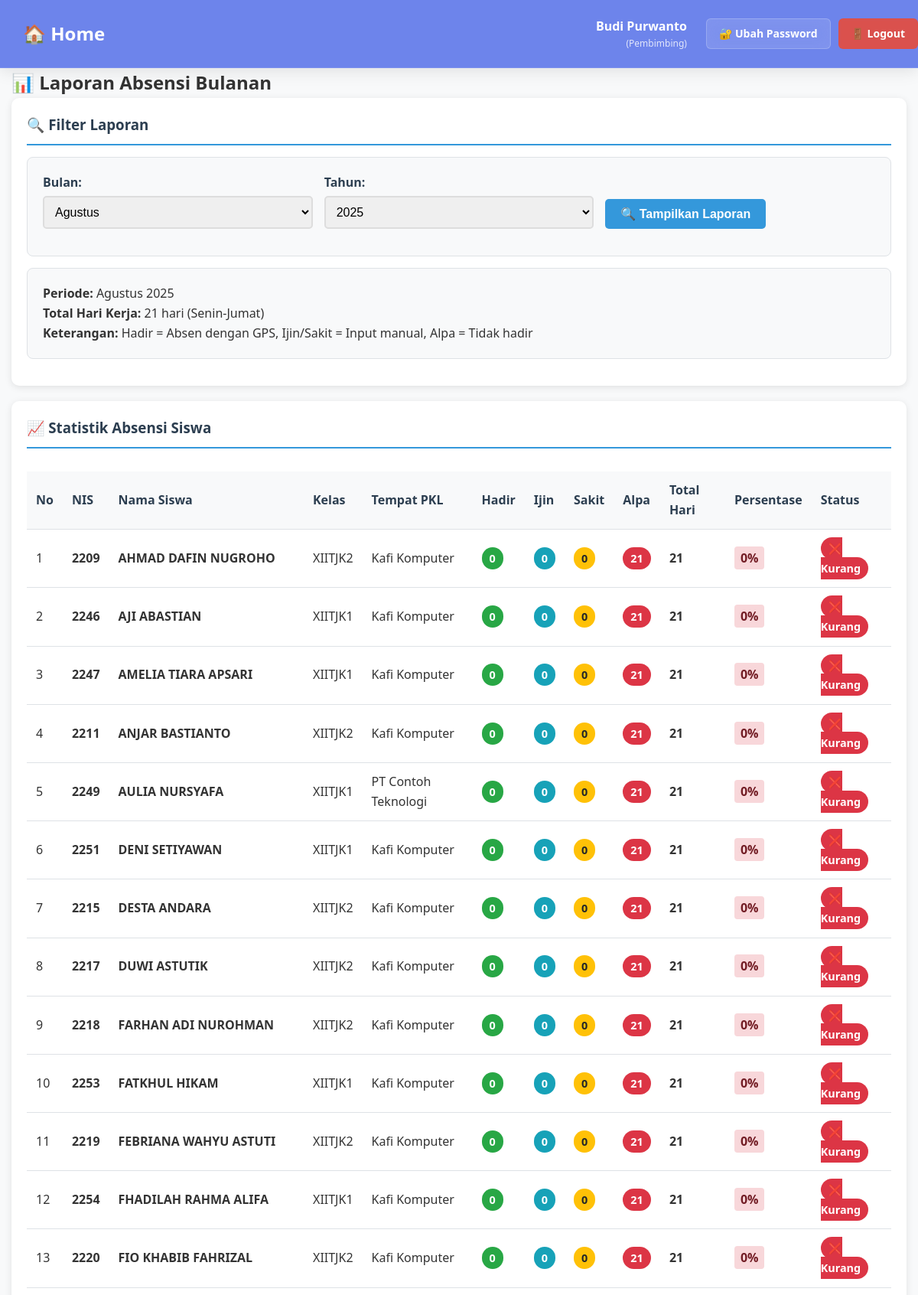
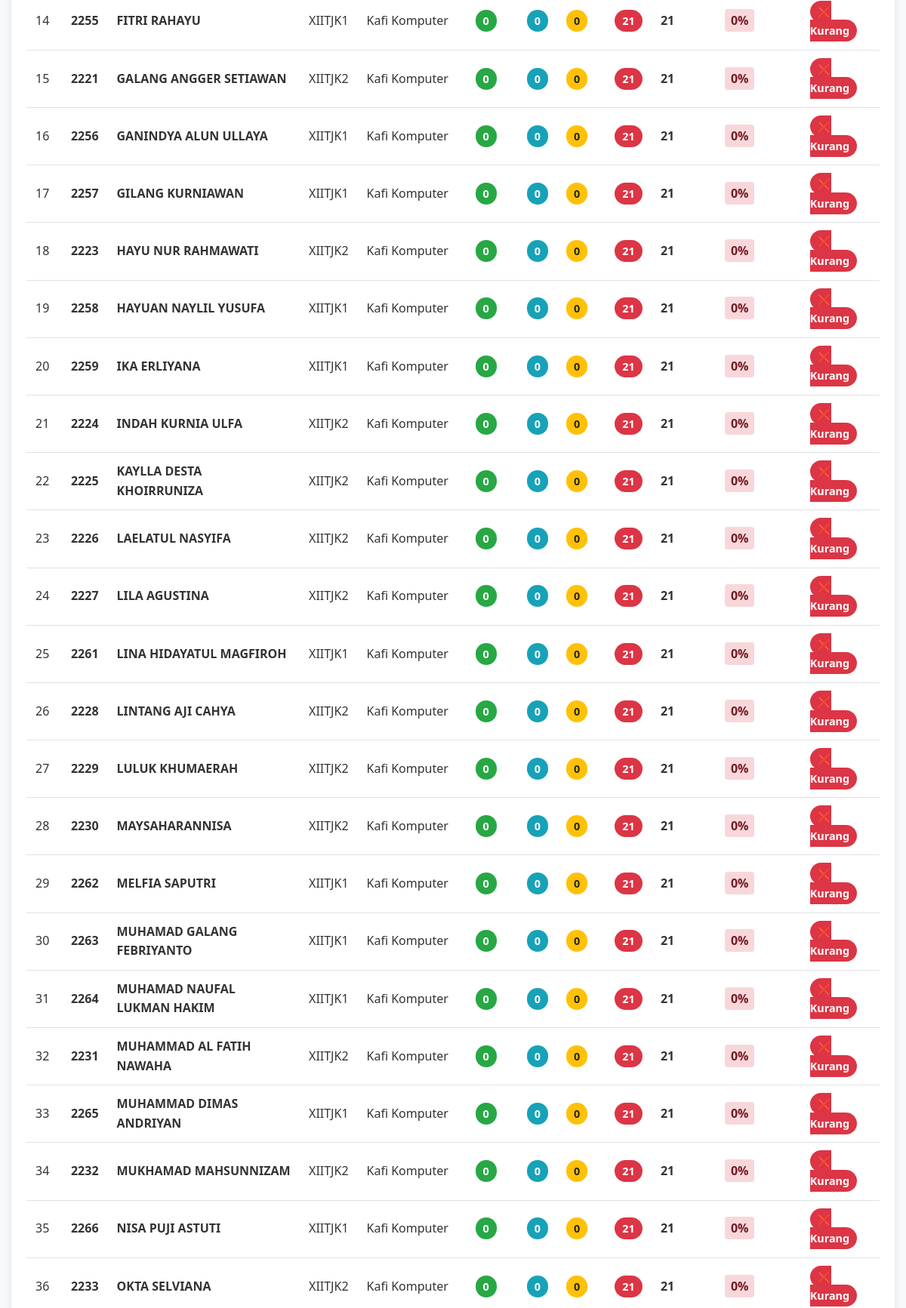
Screenshot of /?r=pembimbing/report&month=8&year=2025 (signed in, upper part) with the database file from the repository (2 pictures, top to bottom).
### tables this page shows
CREATE TABLE `siswa` (
  `id` int(11) NOT NULL AUTO_INCREMENT,
  `user_id` int(11) DEFAULT NULL,
  `nis` varchar(50) NOT NULL,
  `nama` varchar(100) NOT NULL,
  `kelas` varchar(50) NOT NULL,
  `pembimbing_id` int(11) NOT NULL,
  `tempat_pkl_id` int(11) NOT NULL,
  PRIMARY KEY (`id`),
  KEY `user_id` (`user_id`),
  KEY `pembimbing_id` (`pembimbing_id`),
  KEY `tempat_pkl_id` (`tempat_pkl_id`),
  CONSTRAINT `siswa_ibfk_1` FOREIGN KEY (`user_id`) REFERENCES `users` (`id`) ON DELETE SET NULL,
  CONSTRAINT `siswa_ibfk_2` FOREIGN KEY (`pembimbing_id`) REFERENCES `users` (`id`) ON DELETE CASCADE,
  CONSTRAINT `siswa_ibfk_3` FOREIGN KEY (`tempat_pkl_id`) REFERENCES `tempat_pkl` (`id`) ON DELETE CASCADE
);

CREATE TABLE `tempat_pkl` (
  `id` int(11) NOT NULL AUTO_INCREMENT,
  `nama` varchar(150) NOT NULL,
  `lat` decimal(10,7) NOT NULL,
  `lng` decimal(10,7) NOT NULL,
  `radius_m` int(11) NOT NULL DEFAULT 150,
  PRIMARY KEY (`id`)
);

### app/Controllers/Controller.php (called while the page is built, shortened)
<?php
class Controller {
    protected function view(string $path, array $data=[]): void {
        extract($data);
        $viewFile = __DIR__ . '/../Views/' . $path . '.php';
        include __DIR__ . '/../Views/layouts/header.php';
        include $viewFile;
        include __DIR__ . '/../Views/layouts/footer.php';
    }
}

### app/Controllers/PembimbingController.php (called while the page is built, shortened)
<?php
class PembimbingController extends Controller {
    public function report(): void {
        $db = new Database(require __DIR__.'/../../config/db.php');
        $uid = (int)$_SESSION['user']['id'];
        $month = (int)($_GET['month'] ?? date('n'));
        $year = (int)($_GET['year'] ?? date('Y'));
        $siswa = new Siswa($db);
        $listSiswa = $siswa->listByPembimbing($uid);
        $statistikSiswa = [];
        foreach ($listSiswa as $s) {
            $siswaId = $s['id'];
            $statistikSiswa[$siswaId] = [
                'siswa' => $s,
                'hadir' => 0,
                'ijin' => 0,
                'sakit' => 0,
                'alpa' => 0,
                'total_hari' => 0
            ];
        }
        $totalHariKerja = $this->getWorkingDays($month, $year);
        $bulanList = [
            1 => 'Januari', 2 => 'Februari', 3 => 'Maret', 4 => 'April',
            5 => 'Mei', 6 => 'Juni', 7 => 'Juli', 8 => 'Agustus',
            9 => 'September', 10 => 'Oktober', 11 => 'November', 12 => 'Desember'
        ];
        $tahunList = [];
        $currentYear = date('Y');
        for ($i = $currentYear - 5; $i <= $currentYear + 1; $i++) {
            $tahunList[] = $i;
        }
        $this->view('pembimbing/report', [
            'statistikSiswa' => $statistikSiswa,
            'bulan' => $month,
            'tahun' => $year,
            'bulanList' => $bulanList,
            'tahunList' => $tahunList,
            'totalHariKerja' => $totalHariKerja
        ]);
    }
    private function getWorkingDays(int $month, int $year): int {
        $totalDays = cal_days_in_month(CAL_GREGORIAN, $month, $year);
        $workingDays = 0;
        for ($day = 1; $day <= $totalDays; $day++) {
            $date = date('N', mktime(0, 0, 0, $month, $day, $year));
            if ($date < 6) {
                $workingDays++;
            }
        }
        return $workingDays;
    }
}

### public/index.php (called while the page is built, shortened)
<?php
require __DIR__.'/../app/autoload.php';
$appCfg = require __DIR__.'/../config/app.php';
$r = $_GET['r'] ?? 'auth/login';
[$c, $a] = array_pad(explode('/', $r, 2), 2, 'index');
$controller = null;
switch($c){
    case 'pembimbing': $controller = new PembimbingController($appCfg); break;
}
$controller->$a();

### app/autoload.php (called while the page is built, shortened)
<?php
spl_autoload_register(function ($class) {
    $prefix = 'App\\';
    $base_dir = __DIR__ . '/';
    $len = strlen($prefix);
    $relative_class = substr($class, $len);
    $file = $base_dir . str_replace('\\', '/', $relative_class) . '.php';
});

### config/db.php (called while the page is built, shortened)
<?php
return [
    'host' => 'localhost',
    'name' => 'db_absensi_pkl',
    'user' => 'root',
    'pass' => '',
    'charset' => 'utf8mb4',
];

### app/Models/Database.php (called while the page is built, shortened)
<?php
class Database {
    private PDO $pdo;
    public function __construct(array $cfg) {
        $dsn = sprintf('mysql:host=%s;dbname=%s;charset=%s',$cfg['host'],$cfg['name'],$cfg['charset']??'utf8mb4');
        $opt = [
            PDO::ATTR_ERRMODE => PDO::ERRMODE_EXCEPTION,
            PDO::ATTR_DEFAULT_FETCH_MODE => PDO::FETCH_ASSOC,
            PDO::ATTR_EMULATE_PREPARES => false,
        ];
        try { $this->pdo = new PDO($dsn,$cfg['user'],$cfg['pass'],$opt); }
        catch (PDOException $e) { die('DB connection failed: '.$e->getMessage()); }
    }
    public function pdo(): PDO {
        return $this->pdo;
    }
}

### app/Models/BaseModel.php (called while the page is built, shortened)
<?php
abstract class BaseModel {
    public function __construct(Database $database) {
        $this->db = $database->pdo();
    }
}

### app/Models/Siswa.php (called while the page is built, shortened)
<?php
class Siswa extends BaseModel {
    public function listByPembimbing(int $pembimbingId): array {
        $st = $this->db->prepare("
            SELECT s.*, t.nama as tempat_pkl, t.lat, t.lng
            FROM siswa s
            LEFT JOIN tempat_pkl t ON s.tempat_pkl_id = t.id
            WHERE s.pembimbing_id = ?
            ORDER BY s.nama ASC
        ");
        $st->execute([$pembimbingId]);
        return $st->fetchAll();
    }
}

### app/Views/pembimbing/report.php (the view, shortened to what this page needs)
<h2>📊 Laporan Absensi Bulanan</h2>
<div class="card">
  <h3>🔍 Filter Laporan</h3>
  <form method="get" action="?r=pembimbing/report" class="filter-form">
    <div class="form-row">
      <div class="form-group">
        <label for="month">Bulan:</label>
        <select name="month" id="month" class="form-control">
          <?php foreach($bulanList as $key => $nama): ?>
            <option value="<?= $key ?>" <?= $key == $bulan ? 'selected' : '' ?>>
              <?= $nama ?>
            </option>
          <?php endforeach; ?>
        </select>
      </div>
      <div class="form-group">
        <label for="year">Tahun:</label>
        <select name="year" id="year" class="form-control">
          <?php foreach($tahunList as $tahunOption): ?>
            <option value="<?= $tahunOption ?>" <?= $tahunOption == $tahun ? 'selected' : '' ?>>
              <?= $tahunOption ?>
            </option>
          <?php endforeach; ?>
        </select>
      </div>
      <div class="form-group">
        <label>&nbsp;</label>
        <button type="submit" class="btn btn-primary">
          🔍 Tampilkan Laporan
        </button>
      </div>
    </div>
  </form>
  <div class="info" style="margin-top: 15px;">
    <p><strong>Periode:</strong> <?= $bulanList[$bulan] ?> <?= $tahun ?></p>
    <p><strong>Total Hari Kerja:</strong> <?= $totalHariKerja ?> hari (Senin-Jumat)</p>
    <p><strong>Keterangan:</strong> Hadir = Absen dengan GPS, Ijin/Sakit = Input manual, Alpa = Tidak hadir</p>
  </div>
</div>
<div class="card">
  <h3>📈 Statistik Absensi Siswa</h3>
  <?php if(empty($statistikSiswa)): ?>
    <div class="alert alert-info">
      <strong>ℹ️ Info:</strong> Tidak ada siswa yang dibimbing untuk periode ini.
    </div>
  <?php else: ?>
    <div class="table-responsive">
      <table class="table">
        <thead>
          <tr>
            <th>No</th>
            <th>NIS</th>
            <th>Nama Siswa</th>
            <th>Kelas</th>
            <th>Tempat PKL</th>
            <th>Hadir</th>
            <th>Ijin</th>
            <th>Sakit</th>
            <th>Alpa</th>
            <th>Total Hari</th>
            <th>Persentase</th>
            <th>Status</th>
          </tr>
        </thead>
        <tbody>
        <?php
        $no = 1;
        foreach($statistikSiswa as $stat):
          $hadir = $stat['hadir'];
          $ijin = $stat['ijin'];
          $sakit = $stat['sakit'];
          $alpa = $stat['alpa'];
          $totalHari = $stat['total_hari'];
          $persentase = $totalHari > 0 ? round((($hadir + $ijin + $sakit) / $totalHari) * 100, 1) : 0;
        ?>
          <tr>
            <td><?= $no++ ?></td>
            <td><strong><?= htmlspecialchars($stat['siswa']['nis']) ?></strong></td>
            <td><strong><?= htmlspecialchars($stat['siswa']['nama']) ?></strong></td>
            <td><?= htmlspecialchars($stat['siswa']['kelas']) ?></td>
            <td><?= htmlspecialchars($stat['siswa']['tempat_pkl'] ?? '-') ?></td>
            <td>
              <span class="badge badge-success"><?= $hadir ?></span>
            </td>
            <td>
              <span class="badge badge-info"><?= $ijin ?></span>
            </td>
            <td>
              <span class="badge badge-warning"><?= $sakit ?></span>
            </td>
            <td>
              <span class="badge badge-danger"><?= $alpa ?></span>
            </td>
            <td><strong><?= $totalHari ?></strong></td>
            <td>
              <span class="persentase <?= $persentase >= 80 ? 'success' : ($persentase >= 60 ? 'warning' : 'danger') ?>">
                <?= $persentase ?>%
              </span>
            </td>
            <td>
              <?php if($persentase >= 80): ?>
                <span class="badge badge-success">✅ Baik</span>
              <?php elseif($persentase >= 60): ?>
                <span class="badge badge-warning">⚠️ Cukup</span>
              <?php else: ?>
                <span class="badge badge-danger">❌ Kurang</span>
              <?php endif; ?>
            </td>
          </tr>
        <?php endforeach; ?>
        </tbody>
      </table>
    </div>
  <?php endif; ?>
</div>

### public/assets/css/style.css (style rules this page uses)
* { margin: 0; padding: 0; box-sizing: border-box; }
body { font-family: 'Segoe UI', Tahoma, Geneva, Verdana, sans-serif; line-height: 1.6; color: #333; background-color: #f8f9fa; }
.card { background: white; border-radius: 10px; padding: 20px; box-shadow: 0 2px 10px rgba(0,0,0,0.1); margin-bottom: 20px; }
.card h2, .card h3, .card h4 { color: #2c3e50; margin-bottom: 15px; border-bottom: 2px solid #3498db; padding-bottom: 10px; }
.form-group { margin-bottom: 15px; }
.form-group label { display: block; margin-bottom: 5px; font-weight: 600; color: #2c3e50; }
input[type="text"], input[type="password"], input[type="email"], select, textarea { width: 100%; padding: 10px; border: 2px solid #ddd; border-radius: 5px; font-size: 16px; transition: border-color 0.3s ease; }
.btn { display: inline-block; padding: 10px 20px; border: none; border-radius: 5px; font-size: 16px; font-weight: 600; text-decoration: none; cursor: pointer; transition: all 0.3s ease; text-align: center; }
.btn-primary { background-color: #3498db; color: white; }
.table { width: 100%; border-collapse: collapse; margin-top: 15px; }
.table th, .table td { padding: 12px; text-align: left; border-bottom: 1px solid #dee2e6; }
.table th { background-color: #f8f9fa; font-weight: 600; color: #2c3e50; }
.badge { padding: 5px 10px; border-radius: 20px; font-size: 0.8rem; font-weight: bold; }
.badge-success { background-color: #28a745; color: white; }
.badge-danger { background-color: #dc3545; color: white; }
.badge-warning { background-color: #ffc107; color: #212529; }
.badge-info { background-color: #17a2b8; color: white; }
.table-responsive { overflow-x: auto; }
.info { background-color: #f8f9fa; padding: 20px; border-radius: 8px; border: 1px solid #dee2e6; margin: 15px 0; }

### app/Views/pembimbing/report.php (style rules this page uses)
.filter-form { background: #f8f9fa; padding: 20px; border-radius: 8px; border: 1px solid #dee2e6; }
.form-row { display: grid; grid-template-columns: repeat(auto-fit, minmax(200px, 1fr)); gap: 15px; align-items: end; }
.persentase { font-weight: bold; padding: 4px 8px; border-radius: 4px; }
.persentase.danger { background-color: #f8d7da; color: #721c24; }
.badge { padding: 5px 10px; border-radius: 20px; font-size: 0.9rem; font-weight: bold; }
.badge-success { background-color: #28a745; color: white; }
.badge-info { background-color: #17a2b8; color: white; }
.badge-warning { background-color: #ffc107; color: #212529; }
.badge-danger { background-color: #dc3545; color: white; }

### rows the page displays
siswa: nis "2209", nama "AHMAD DAFIN NUGROHO", kelas "XIITJK2"
tempat_pkl: nama "Kafi Komputer"
siswa: nis "2246", nama "AJI ABASTIAN", kelas "XIITJK1"
siswa: nis "2247", nama "AMELIA TIARA APSARI", kelas "XIITJK1"
siswa: nis "2211", nama "ANJAR BASTIANTO", kelas "XIITJK2"
siswa: nis "2249", nama "AULIA NURSYAFA", kelas "XIITJK1"
tempat_pkl: nama "PT Contoh Teknologi"
siswa: nis "2251", nama "DENI SETIYAWAN", kelas "XIITJK1"
siswa: nis "2215", nama "DESTA ANDARA", kelas "XIITJK2"
siswa: nis "2217", nama "DUWI ASTUTIK", kelas "XIITJK2"
siswa: nis "2218", nama "FARHAN ADI NUROHMAN", kelas "XIITJK2"
siswa: nis "2253", nama "FATKHUL HIKAM", kelas "XIITJK1"
siswa: nis "2219", nama "FEBRIANA WAHYU ASTUTI", kelas "XIITJK2"
siswa: nis "2254", nama "FHADILAH RAHMA ALIFA", kelas "XIITJK1"
siswa: nis "2220", nama "FIO KHABIB FAHRIZAL", kelas "XIITJK2"
siswa: nis "2255", nama "FITRI RAHAYU", kelas "XIITJK1"
siswa: nis "2221", nama "GALANG ANGGER SETIAWAN", kelas "XIITJK2"
siswa: nis "2256", nama "GANINDYA ALUN ULLAYA", kelas "XIITJK1"
siswa: nis "2257", nama "GILANG KURNIAWAN", kelas "XIITJK1"
siswa: nis "2223", nama "HAYU NUR RAHMAWATI", kelas "XIITJK2"
siswa: nis "2258", nama "HAYUAN NAYLIL YUSUFA", kelas "XIITJK1"
siswa: nis "2259", nama "IKA ERLIYANA", kelas "XIITJK1"
siswa: nis "2224", nama "INDAH KURNIA ULFA", kelas "XIITJK2"
siswa: nis "2225", nama "KAYLLA DESTA KHOIRRUNIZA", kelas "XIITJK2"
siswa: nis "2226", nama "LAELATUL NASYIFA", kelas "XIITJK2"
siswa: nis "2227", nama "LILA AGUSTINA", kelas "XIITJK2"
siswa: nis "2261", nama "LINA HIDAYATUL MAGFIROH", kelas "XIITJK1"
siswa: nis "2228", nama "LINTANG AJI CAHYA", kelas "XIITJK2"
siswa: nis "2229", nama "LULUK KHUMAERAH", kelas "XIITJK2"
siswa: nis "2230", nama "MAYSAHARANNISA", kelas "XIITJK2"
siswa: nis "2262", nama "MELFIA SAPUTRI", kelas "XIITJK1"
siswa: nis "2263", nama "MUHAMAD GALANG FEBRIYANTO", kelas "XIITJK1"
siswa: nis "2264", nama "MUHAMAD NAUFAL LUKMAN HAKIM", kelas "XIITJK1"
siswa: nis "2231", nama "MUHAMMAD AL FATIH NAWAHA", kelas "XIITJK2"
siswa: nis "2265", nama "MUHAMMAD DIMAS ANDRIYAN", kelas "XIITJK1"
siswa: nis "2232", nama "MUKHAMAD MAHSUNNIZAM", kelas "XIITJK2"
siswa: nis "2266", nama "NISA PUJI ASTUTI", kelas "XIITJK1"
siswa: nis "2233", nama "OKTA SELVIANA", kelas "XIITJK2"

### other values shown
$_SESSION['user']['name'] "Budi Purwanto"
$_SESSION['user']['role'] "Pembimbing"
$bulanList[$bulan] "Agustus"
$tahun "2025"
$totalHariKerja "21"
$hadir "0"
$ijin "0"
$sakit "0"
$alpa "21"
$totalHari "21"
$persentase "0"
form field month "Agustus"
form field year "2025"
